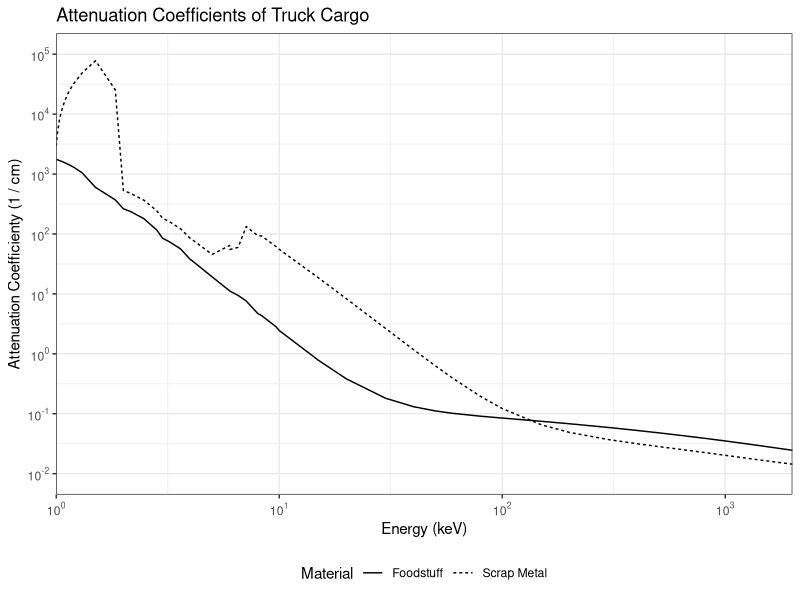
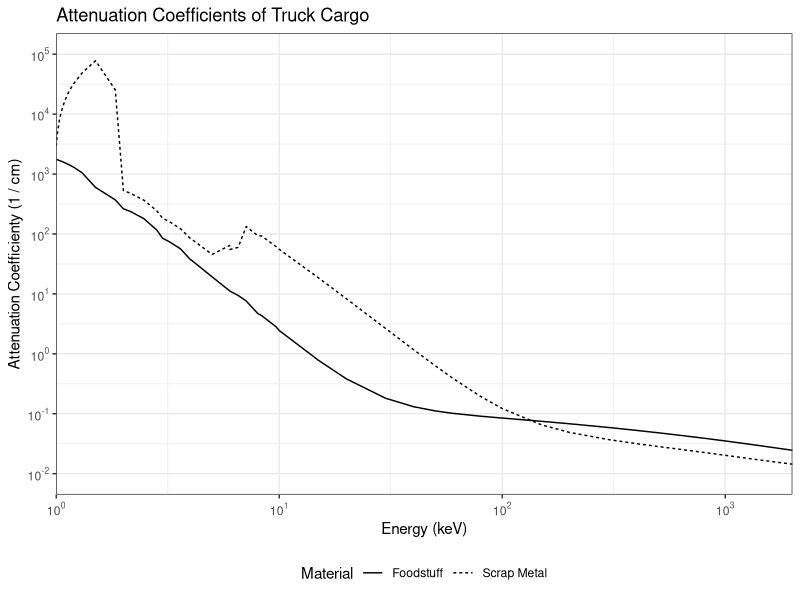
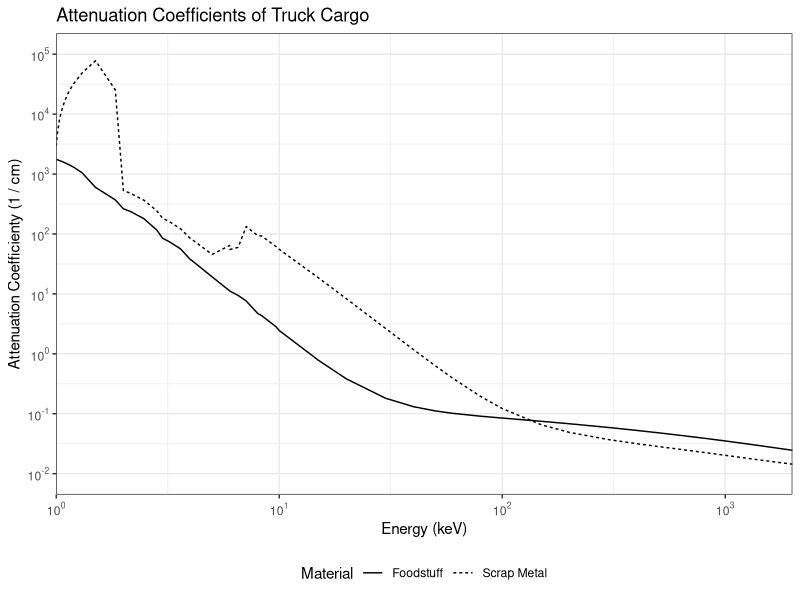

These charts were generated, in order, by the following R code:
library(ggplot2)

cargo_atten <-
    data.frame(
        E_MeV = c(
            0.001, 0.001, 0.0015, 0.0015, 0.002, 0.002, 0.003,
            0.003, 0.004, 0.004, 0.005, 0.005, 0.006, 0.006, 0.008,
            0.008, 0.01, 0.01, 0.015, 0.015, 0.02, 0.02, 0.03,
            0.03, 0.04, 0.04, 0.05, 0.05, 0.06, 0.06, 0.08, 0.08,
            0.1, 0.1, 0.15, 0.15, 0.2, 0.2, 0.3, 0.3, 0.4, 0.4,
            0.5, 0.5, 0.6, 0.6, 0.8, 0.8, 1, 1, 1.25, 1.25, 1.5,
            1.5, 2, 2, 0.00103542, 0.00103542, 0.0010721,
            0.0010721, 0.00114237, 0.00114237, 0.001305, 0.001305,
            0.0018389, 0.0018389, 0.0021455, 0.0021455, 0.002472,
            0.002472, 0.0028224, 0.0028224, 0.0032029, 0.0032029,
            0.0036074, 0.0036074, 0.0040381, 0.0040381, 0.0059892,
            0.0059892, 0.006539, 0.006539, 0.007112, 0.007112,
            0.0010098, 0.0010098, 0.0010197, 0.0010197, 0.00103119,
            0.00103119, 0.0010428, 0.0010428, 0.00111565,
            0.00111565, 0.0011936, 0.0011936, 0.0096586, 0.0096586,
            0.00100404, 0.00100404, 0.0010081, 0.0010081,
            0.0083328, 0.0083328
        ),
        Material = as.factor(c(
            "Foodstuff", "Scrap Metal", "Foodstuff", "Scrap Metal",
            "Foodstuff", "Scrap Metal", "Foodstuff", "Scrap Metal",
            "Foodstuff", "Scrap Metal", "Foodstuff", "Scrap Metal",
            "Foodstuff", "Scrap Metal", "Foodstuff", "Scrap Metal",
            "Foodstuff", "Scrap Metal", "Foodstuff", "Scrap Metal",
            "Foodstuff", "Scrap Metal", "Foodstuff", "Scrap Metal",
            "Foodstuff", "Scrap Metal", "Foodstuff", "Scrap Metal",
            "Foodstuff", "Scrap Metal", "Foodstuff", "Scrap Metal",
            "Foodstuff", "Scrap Metal", "Foodstuff", "Scrap Metal",
            "Foodstuff", "Scrap Metal", "Foodstuff", "Scrap Metal",
            "Foodstuff", "Scrap Metal", "Foodstuff", "Scrap Metal",
            "Foodstuff", "Scrap Metal", "Foodstuff", "Scrap Metal",
            "Foodstuff", "Scrap Metal", "Foodstuff", "Scrap Metal",
            "Foodstuff", "Scrap Metal", "Foodstuff", "Scrap Metal",
            "Foodstuff", "Scrap Metal", "Foodstuff", "Scrap Metal",
            "Foodstuff", "Scrap Metal", "Foodstuff", "Scrap Metal",
            "Foodstuff", "Scrap Metal", "Foodstuff", "Scrap Metal",
            "Foodstuff", "Scrap Metal", "Foodstuff", "Scrap Metal",
            "Foodstuff", "Scrap Metal", "Foodstuff", "Scrap Metal",
            "Foodstuff", "Scrap Metal", "Foodstuff", "Scrap Metal",
            "Foodstuff", "Scrap Metal", "Foodstuff", "Scrap Metal",
            "Foodstuff", "Scrap Metal", "Foodstuff", "Scrap Metal",
            "Foodstuff", "Scrap Metal", "Foodstuff", "Scrap Metal",
            "Foodstuff", "Scrap Metal", "Foodstuff", "Scrap Metal",
            "Foodstuff", "Scrap Metal", "Foodstuff", "Scrap Metal",
            "Foodstuff", "Scrap Metal", "Foodstuff", "Scrap Metal"
        )),
        mu_cm = c(
            1757.68436640017, 2934.59565593209, 597.874324343362,
            77779.5680915577, 263.108550789681, 530.287994665669,
            84.5054946879393, 181.830484934846, 37.1220965378754,
            83.6717753906472, 19.2197556576055, 45.5492706074377,
            11.1570209359588, 55.0095948045152, 4.72794645499967,
            93.9551568497537, 2.44495610222524, 55.36754658186,
            0.777923655094276, 18.4862663753955, 0.381716299925961,
            8.30864892289049, 0.181077907891391, 2.6427526232671,
            0.131059027348193, 1.17346808582831, 0.111614499000265,
            0.633922804299104, 0.101618931142086,
            0.390914604933908, 0.0909529727995325,
            0.194149477428227, 0.0846674408966, 0.121994677801205,
            0.0747520801127955, 0.0652874576855549,
            0.068071066640188, 0.0488804954173088,
            0.0589577579301638, 0.037004704101759,
            0.0527497703673374, 0.0317147378349514,
            0.0481457980847012, 0.0284123901805244,
            0.0445143905348407, 0.0260261805077695,
            0.0390948726690168, 0.0226407832172357,
            0.0351473037254325, 0.020265280624407,
            0.0314266415241883, 0.0180871482695365,
            0.0286000914495581, 0.0165077959345551,
            0.0245495234540621, 0.0144119178202005,
            1675.42769686071, 8234.86099037987, 1593.84685051627,
            13725.6265344653, 1427.22359121216, 24244.6040367249,
            1050.32189195335, 48589.2932524994, 370.970083028677,
            25422.4473039222, 238.33069706415, 479.810874666379,
            179.753201675378, 365.878828154937, 116.344920246784,
            243.702399723152, 74.7286800470196, 161.930769231225,
            56.4060302671592, 122.207813855207, 36.5551992251371,
            82.2193079584069, 11.2440984709526, 64.1337662312931,
            9.42251446428816, 59.7548879209116, 7.58878571054552,
            133.117012881307, 1734.90822210026, 4399.70795767898,
            1711.95674852177, 5881.67575720039, 1685.25063191402,
            7601.65656694799, 1658.41473528191, 9339.60062275038,
            1489.20923270671, 20244.7879151883, 1308.50750861473,
            31913.4131649554, 2.83594222861884, 61.8446224719225,
            1748.29501711735, 3538.38803327637, 1738.85918590739,
            4330.71854587743, 4.34755035121363, 92.557470141899
        )
    )|>
    ggplot2::ggplot() +
    ggplot2::geom_line(
        mapping = ggplot2::aes(
            x = 1000 * E_MeV,
            y = mu_cm,
            linetype = Material
        )
    ) +
    ggplot2::scale_x_continuous(
        name = "Energy (keV)",
        trans = "log10",
        limits = c(1,2000),
        expand = c(0,0),
        labels = scales::trans_format(
            "log10",
            scales::math_format(10^.x)
        )
    ) +
    ggplot2::scale_y_continuous(
        name = "Attenuation Coefficienty (1 / cm)",
        trans = "log10",
        limits = c(1e-2, 1e5),
        n.breaks = 10,
        labels = scales::trans_format(
            "log10",
            scales::math_format(10^.x)
        )
    ) +
    ggplot2::ggtitle("Attenuation Coefficients of Truck Cargo") +
    ggplot2::theme_bw() +
    ggplot2::theme(
        legend.position = "bottom",
        strip.background = ggplot2::element_rect(
            fill = "white"
        )
    )


# Save Images ----

file_name <- paste(
    getwd(),
    "/data_raw/4_figure_generation/gg/fig-methods_cargo_atten",
    sep=""
)

ggsave(
    paste(file_name, ".eps", sep=""),
    plot=cargo_atten,
    device="eps",
    width=5,
    height=5,
    units="in",
    dpi=300,
    bg='transparent'
)
ggsave(
    paste(file_name, ".png", sep=""),
    plot=cargo_atten,
    device="png",
    width=5,
    height=5,
    units="in",
    dpi=300,
    bg='transparent'
)
ggsave(
    paste(file_name, ".tiff", sep=""),
    plot=cargo_atten,
    device="tiff",
    width=5,
    height= 5,
    units="in",
    dpi=300,
    bg='transparent'
)

